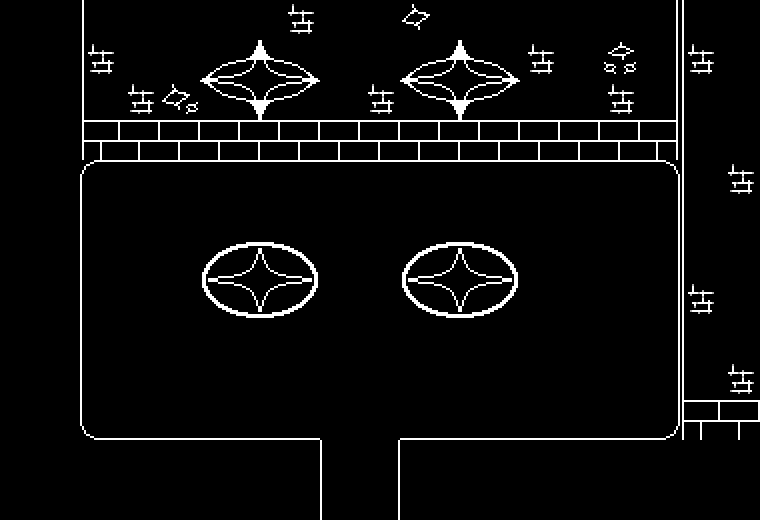

The image is a tile-based game level rendered from a .tmx file. Its description and complete source (layers, tilesets, objects, tile grids) follow:
An orthogonal 19x13 tile map with 40x40 px tiles, 2 tile layers (Tile Layer 1, Tile Layer 2), 2 tilesets and 10 objects (there used to be a door here, transition, spawn).

<map version="1.11" tiledversion="1.11.2" orientation="orthogonal" renderorder="right-down" width="19" height="13" tilewidth="40" tileheight="40" infinite="0" nextlayerid="27" nextobjectid="31">
 <editorsettings>
  <export target="darkjamroom1chara1.lua" format="lua" />
 </editorsettings>
 <tileset firstgid="1" source="../../../tilesets/jam_26_doors.tsx" />
 <tileset firstgid="7" source="../../../tilesets/topfloor.tsx" />
 <layer id="1" name="Tile Layer 1" width="19" height="13">
  <data encoding="csv">
0,0,13,14,14,14,14,14,14,14,34,14,14,14,14,14,15,13,14,
0,0,13,14,14,22,23,24,14,14,22,23,24,14,14,35,15,13,14,
0,0,13,14,36,28,29,30,14,14,28,29,30,14,14,14,15,13,14,
0,0,19,20,20,20,20,20,20,20,20,20,20,20,20,20,21,13,14,
0,0,25,26,26,26,26,26,26,26,26,26,26,26,26,26,27,13,14,
0,0,31,32,32,32,32,32,32,32,32,32,32,32,32,32,33,13,14,
0,0,31,32,32,32,32,32,32,32,32,32,32,32,32,32,33,13,14,
0,0,31,32,32,32,32,32,32,32,32,32,32,32,32,32,33,13,14,
0,0,31,32,32,32,32,32,32,32,32,32,32,32,32,32,33,13,14,
0,0,31,32,32,32,32,32,32,32,32,32,32,32,32,32,33,13,14,
0,0,37,38,38,38,38,38,32,32,38,38,38,38,38,38,39,19,20,
0,0,0,0,0,0,0,0,31,33,0,0,0,0,0,0,0,0,0,
0,0,0,0,0,0,0,0,31,33,0,0,0,0,0,0,0,0,0
</data>
 </layer>
 <layer id="20" name="Tile Layer 2" width="19" height="13">
  <data encoding="csv">
0,0,0,0,0,0,0,41,0,0,0,0,0,0,0,0,0,0,0,
0,0,41,0,0,10,11,12,0,0,10,11,12,41,0,0,0,41,0,
0,0,0,41,0,16,17,18,0,41,16,17,18,0,0,41,0,0,0,
0,0,0,0,0,0,0,0,0,0,0,0,0,0,0,0,0,0,0,
0,0,0,0,0,0,0,0,0,0,0,0,0,0,0,0,0,0,41,
0,0,0,0,0,0,0,0,0,0,0,0,0,0,0,0,0,0,0,
0,0,0,0,0,22,23,24,0,0,22,23,24,0,0,0,0,0,0,
0,0,0,0,0,28,29,30,0,0,28,29,30,0,0,0,0,41,0,
0,0,0,0,0,0,0,0,0,0,0,0,0,0,0,0,0,0,0,
0,0,0,0,0,0,0,0,0,0,0,0,0,0,0,0,0,0,41,
0,0,0,0,0,0,0,0,0,0,0,0,0,0,0,0,0,0,0,
0,0,0,0,0,0,0,0,0,0,0,0,0,0,0,0,0,0,0,
0,0,0,0,0,0,0,0,0,0,0,0,0,0,0,0,0,0,0
</data>
 </layer>
 <objectgroup color="#0000ff" id="21" name="collision">
  <object id="18" x="80" y="440" width="240" height="80" />
  <object id="19" x="40" y="160" width="40" height="280" />
  <object id="20" x="80" y="120" width="560" height="40" />
  <object id="21" x="640" y="120" width="40" height="40" />
  <object id="22" x="680" y="160" width="80" height="80" />
  <object id="23" x="680" y="320" width="80" height="120" />
  <object id="24" x="400" y="440" width="280" height="80" />
  <object id="30" name="there used to be a door here" x="680" y="240" width="80" height="80" />
 </objectgroup>
 <objectgroup color="#ff0000" id="22" name="paths" />
 <objectgroup color="#ff00ff" id="23" name="objects">
  <object id="26" name="transition" x="320" y="520" width="80" height="40">
   <properties>
    <property name="map" value="floor2/jam/main" />
    <property name="marker" value="entry_door1" />
   </properties>
  </object>
 </objectgroup>
 <objectgroup color="#00c000" id="24" name="controllers" />
 <objectgroup color="#7f00ff" id="25" name="markers">
  <object id="27" name="spawn" x="360" y="480">
   <point />
  </object>
 </objectgroup>
 <objectgroup color="#00ff00" id="26" name="battleareas" />
</map>
